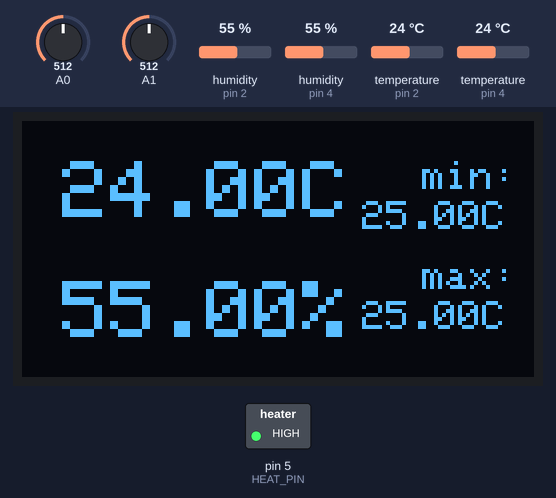
Simulated run of this sketch. Board: Arduino Uno, built with avr-gcc and run on an emulated ATmega328P. Parts: 128×64 one-colour display, switched loads named in the sketch (green lamp = pin HIGH). The test bench sets the inputs (shaded band); at power-on: temperature (sensors on pin 2, pin 4) 24 °C, humidity (sensors on pin 4, pin 2) 55 %, A0 = 512, A1 = 512. Storage starts empty; what the sketch prints to the serial monitor is not drawn.

Above: at 3.4 s.
3.5 s: temperature (sensor on pin 2) set to 26 °C
At 5.5 s:
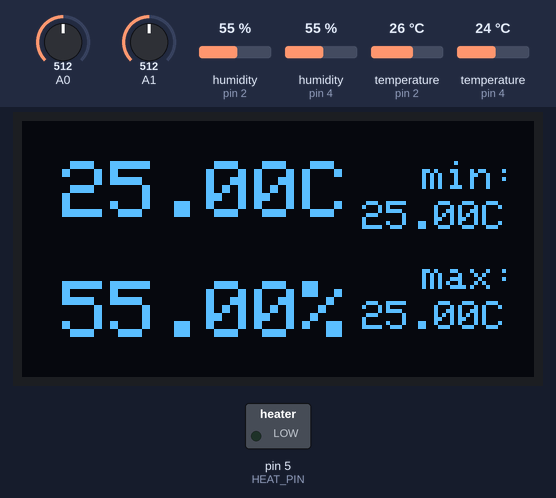
5.8 s: humidity (sensor on pin 4) set to 22 %
At 7.5 s:
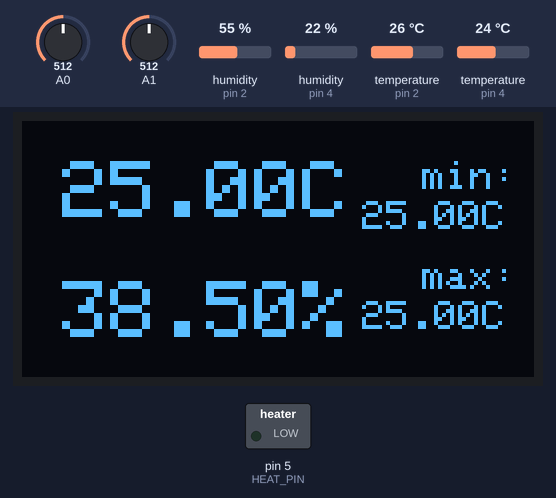
7.8 s: humidity (sensor on pin 2) set to 68 %
At 8.9 s:
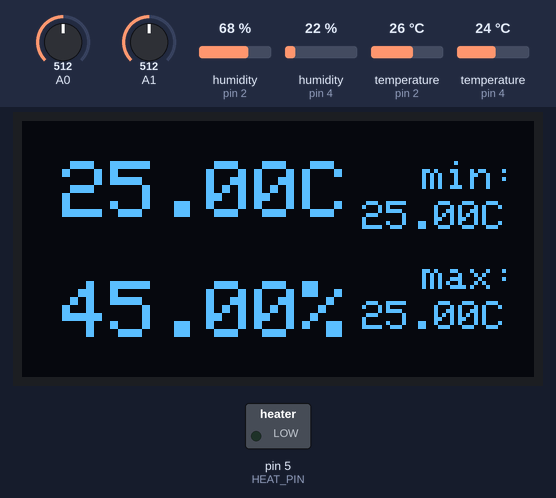
9.9 s: A0 set to 607
11.5 s: A0 set to 621
At 12.0 s:
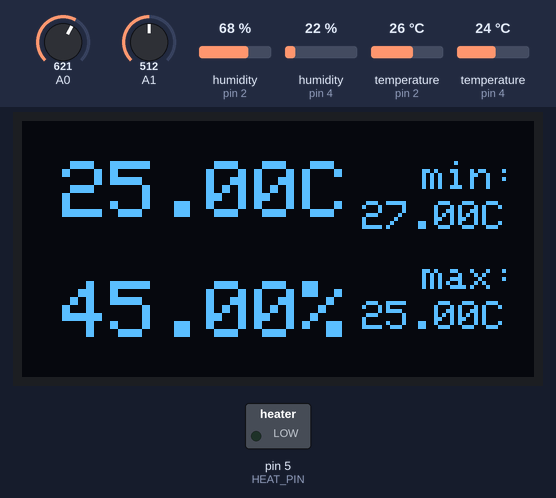
13.0 s: A1 set to 548
14.5 s: A1 set to 579
At 15.6 s:
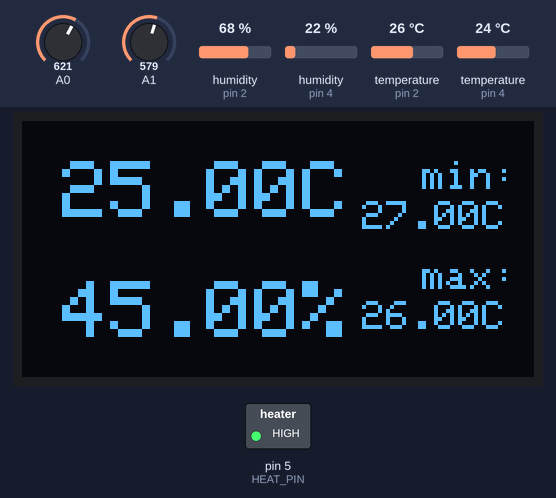
Timing chart, 0 to 17.1 s (numbered marks = the images above; inputs shaded):
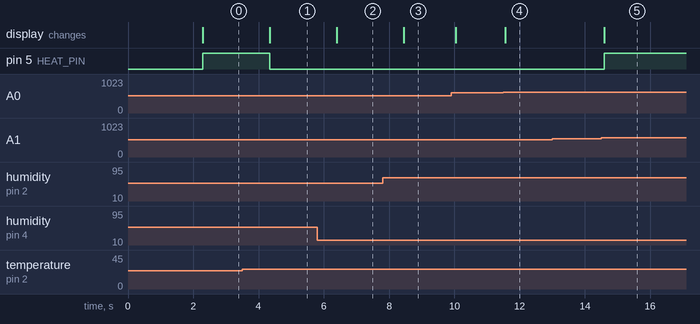

Measured:
- the behaviour switches between 25.4 and 25.5 °C on temperature (sensor on pin 2) (found by bisection; images 0 and 1)
- the behaviour switches between 562 and 563 on A1 (found by bisection; images 4 and 5)
- after the input at 3.5 s, pin 5 (HEAT_PIN): HIGH → LOW after 0.84 s; the display: changes after 0.84 s (image 1)
- after the input at 5.8 s, the display: changes after 0.59 s (image 2)
- after the input at 7.8 s, the display: changes after 0.64 s (image 3)
- after the input at 11.5 s, the display: changes after 0.07 s (image 4)
- after the input at 14.5 s, pin 5 (HEAT_PIN): LOW → HIGH after 0.10 s; the display: changes after 0.10 s (image 5)

The sketch:

main.ino
```cpp
/*
main - micelio
Javi F Gorostiza
09/01/2024

*/
#include <Wire.h>
#include <SPI.h>
#include <Adafruit_GFX.h>
#include <Adafruit_SSD1305.h>
#include <SD.h>
#include "DHT.h"

#define OLED_CLK 13
#define OLED_MOSI 11
#define OLED_CS 10
#define OLED_DC 8

// Used for I2C or SPI
#define OLED_RESET -1

#define DHT11PIN 2     // Digital pin connected to the DHT sensor
#define DHT22PIN 4     // Digital pin connected to the DHT sensor
#define HEAT_PIN  5

const int chipSelect = 53; // 4 in UNO, 53 in MEGA, for datalogger SD

//Adafruit_SSD1305 display(128, 64, OLED_MOSI, OLED_CLK, OLED_DC, OLED_RESET, OLED_CS);
// hardware SPI - use 7Mhz (7000000UL) or lower because the screen is rated for 4MHz, or it will remain blank!
//Adafruit_SSD1305 display(128, 64, &SPI, OLED_DC, OLED_RESET, OLED_CS, 7000000UL);

Adafruit_SSD1305 display(128, 64, &Wire, OLED_RESET);
DHT dht11(DHT11PIN, DHT11);
DHT dht22(DHT22PIN, DHT11);

float t11, h11, hic11;
float t22, h22, hic22;
float t_min = 24.0;
float t_max = 25.0; // 32

const int pinHeater = 6;
bool heatState = false;
const int pinWater = 7;
bool waterState = false;

Sd2Card card;
SdVolume volume;
SdFile root;

File dataFile;
String data_file_name;
String dataString = "";
bool card_present = true;

int time_btwn_write = 3000; // tiempo entre escrituras en la SD
long time_last_write = 0; // ultima vez que se escribió en la SD
void(* reset)(void) = 0;

void setup() {
  Serial.begin(9600);
  while (!Serial) {
    ; // wait for serial port to connect. Needed for native USB port only
  }
  randomSeed(analogRead(A0));

// DHT sensors
  Serial.print("Initializing DHT11 a...");
  dht11.begin();
  Serial.println("DHT11 a initialized.");
  Serial.print("Initializing DHT11 b...");
  dht22.begin();
  Serial.println("DHT11 b initialized.");

// OLED screen
  if ( ! display.begin(0x3C) ) {
     Serial.println("Unable to initialize OLED");
     while (1) yield();
  }
  display.clearDisplay();
    // text display tests
  display.setTextSize(2);
  display.setTextColor(WHITE);
  display.setCursor(20,10);
  display.println("Micelio");
  display.display();

/*  SD card */
  Serial.print("Initializing SD card...");
  if (!card.init(SPI_HALF_SPEED, chipSelect)) {
    Serial.println("initialization failed. Things to check:");
    Serial.println("* is a card inserted?");
    Serial.println("* is your wiring correct?");
    Serial.println("* did you change the chipSelect pin to match your shield or module?");
    delay(1000);
    reset();
  } else {
    Serial.println("Wiring is correct and a card is present.");
  }


  if (!SD.begin(chipSelect)) {
    Serial.println("Card failed, or not present");
    card_present = false;
  }
  if (!volume.init(card)) {
    Serial.println("Could not find FAT16/FAT32 partition.\nMake sure you've formatted the card");
    while (1);
  }

  Serial.println("card initialized.");
  Serial.println("\nFiles found on the card (name, date and size in bytes): ");
  root.openRoot(volume);
  // list all files in the card with date and size
  root.ls(LS_R | LS_DATE | LS_SIZE);
  int rn = 0;
  do {
    data_file_name = "data" + String(rn) + ".log";
    rn++;
  }while(SD.exists( data_file_name ));

//  data_file_name = "test.log";
  Serial.println("Writing in file: " + data_file_name);
  dataFile = SD.open( data_file_name, FILE_WRITE );
  dataString =  "temperatura, humedad, coeficiente, calentandor, humidificador, timestamp";
  if( dataFile ) {
    dataFile.println(dataString);
    dataFile.close();
  }
  else {
    Serial.println("error opening .log");
  }

/**/
  pinMode( HEAT_PIN, OUTPUT );
  digitalWrite(pinHeater, LOW);
  delay(2000); // wait DHT sensors
  time_last_write = millis();
}

void loop() {
  dataString = "";
  t_min = map(analogRead(A0), 0, 1023, 15, 35);
  t_max = map(analogRead(A1), 0, 1023, 15, 35);
  t11 = dht11.readTemperature();
  t22 = dht22.readTemperature();

  h11 = dht11.readHumidity();
  h22 = dht22.readHumidity();

  if (isnan( h11 ) || isnan( t11 )) {
    Serial.println(F("Failed to read from DHT11 sensor!"));
//    return;
  }
  if (isnan( h22 ) || isnan( t22 )) {
    Serial.println(F("Failed to read from DHT22 sensor!"));
//    return;
  }
  hic11 = dht11.computeHeatIndex( t11, h11, false );
  hic22 = dht11.computeHeatIndex( t22, h22, false );
  float t = (t11 + t22) / 2.0;
  float h = (h11 + h22) / 2.0;
  float hic = (hic11 + hic22) / 2.0;
  dataString += String( t ) + "," + String( h )+ "," + String( hic ) + ",";
//  dataString += String( t22 ) + "," + String( h22 )+ "," + String( hic22 );
  dataString += String(heatState) + "," + String(waterState) + ",";
  dataString += String(millis());
  /*
  Serial.print( t11); Serial.print( ",");
  Serial.print( h11);Serial.print( ",");
  Serial.println( hic11);

  Serial.print( t22); Serial.print( ",");
  Serial.print( h22);Serial.print( ",");
  Serial.println( hic22);
/**/
if(millis() - time_last_write > time_btwn_write) {
  dataFile = SD.open( data_file_name, FILE_WRITE );

  if( dataFile ) {
    dataFile.println(dataString);
    dataFile.close();
    Serial.println("Write data in SD - OK!");
  }
  else {
    Serial.println("error opening .log");
  }
  time_last_write = millis();
}
/*  */
  Serial.println(dataString);
  display.clearDisplay();
  display.setTextSize(2);
  display.setTextColor(WHITE);
  display.setCursor(10,10);
  display.print(t);display.println("C");
  display.setCursor(10,40);
  display.print(h);display.println("%");
  display.setTextSize(1);
  display.setCursor(100,10);
  display.println("min:");
  display.setCursor(85,20);
  display.println(t_min + String("C"));
  display.setCursor(100,35);
  display.println("max:");
  display.setCursor(85,45);
  display.println(t_max + String("C"));
  display.display(); // show splashscreen

  if( t11 < t_min ) { // Enciende el calentador
    Serial.println("COLD");
    heatState = true;
    digitalWrite( HEAT_PIN, HIGH );
  }
  if( t11 > t_max ) { // Apaga el calentador
    Serial.println("HOT");
    heatState = false;
    digitalWrite( HEAT_PIN, LOW );
  }
  delay(100);
}
```
